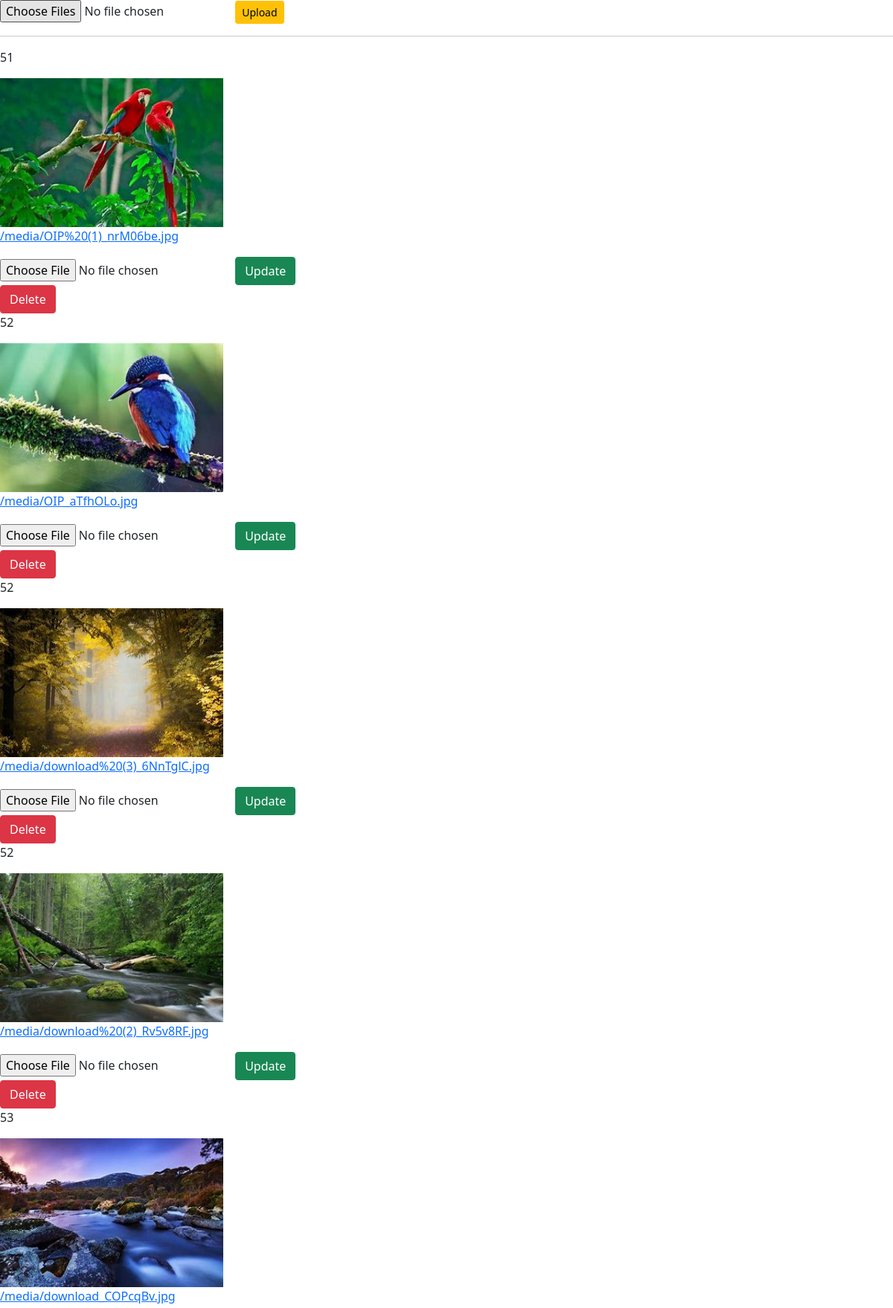
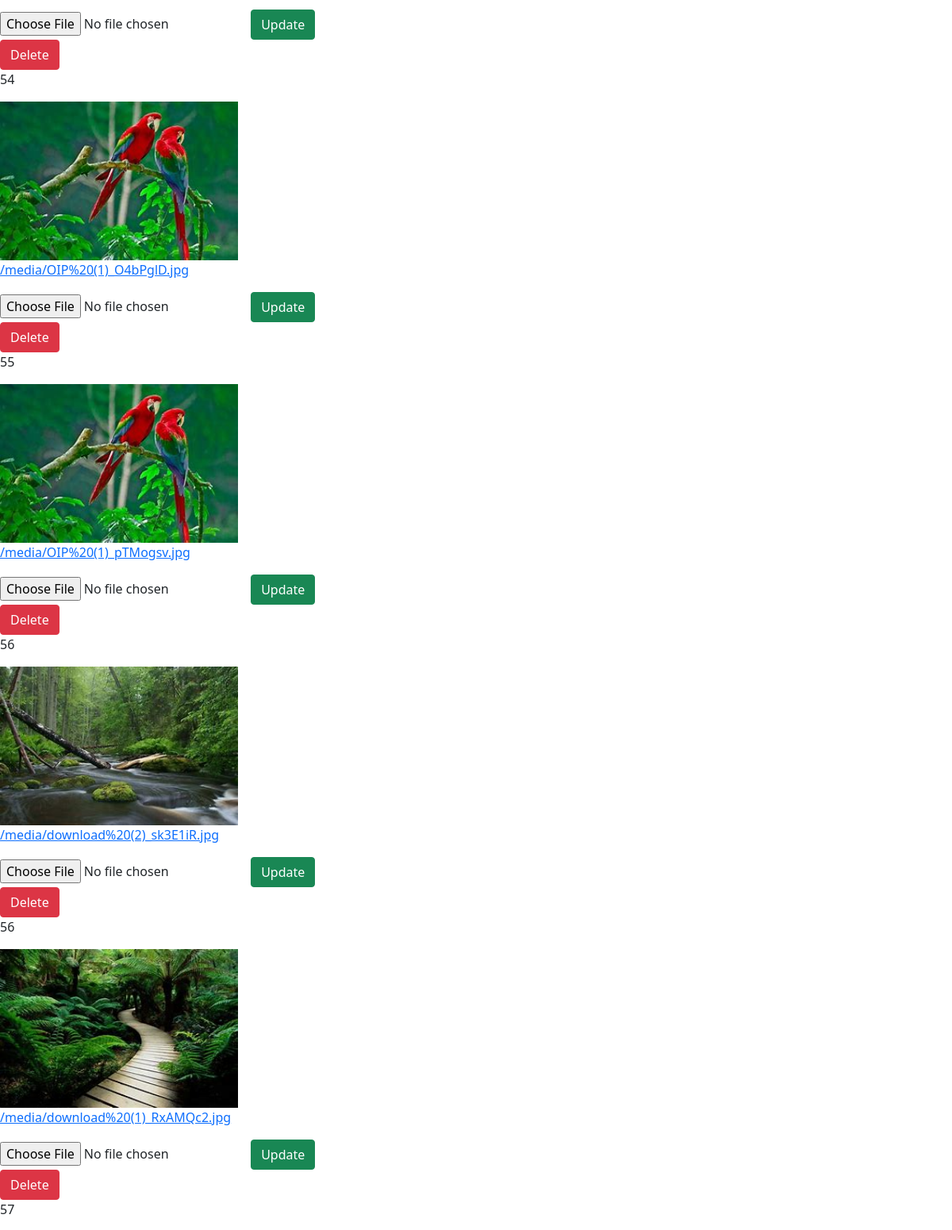
Page /upload/ (upper part) on the committed database (2 pictures, top to bottom).
### bulk/models.py (models this page shows)
class Image(models.Model):
    image = models.TextField()

### bulk/views.py (the view, shortened to what this page needs)
# urls.py: path('upload/', views.my_view,name='bulk_upload'),
def my_view(request):
    images = Image.objects.all()
    all_image = []
    for first_ob in images:
        lst = first_ob.image.split(',')
        print(lst)
        img_id=first_ob.id
        print(img_id)
        img_lst=[]
        img_lst.append(img_id)
        for i in lst:
            print(i)
            img_lst.append(i)
        all_image.append(img_lst)
    return render(request, "index.html", {'final_images':all_image})

### bulk/templates/index.html (shortened to what this page needs)
<!DOCTYPE html>
<html lang="en">
  <head>
    <link
      href="https://cdn.jsdelivr.net/npm/bootstrap@5.0.2/dist/css/bootstrap.min.css"
      rel="stylesheet"
    />
  </head>
  <body>
      <form action="" method="post" enctype="multipart/form-data">
      <input type="file" name="images" multiple />
      <button class="btn btn-warning btn-sm">Upload</button>
    </form>
    <hr />
      {% for img in final_images %}
      {% for im in img %}
      {% if not forloop.first %}
      <div class="image-container">
        <p>{{img.0}}</p>
        <img src="{{im}}" alt="Image" />
        <a href="{{im}}"><p>{{im}}</p> </a>
        <form method="POST" action="{% url 'update_image' img.0 %}" enctype="multipart/form-data">
            <input type="file" name="new_images" value="image">
            <button class='btn btn-success'>Update</button>
        </form>
           <form method="POST" action="{% url 'delete_image' id=img.0 %}">
            <button class='btn btn-danger'>Delete</button>
          </form>
    </div>
    {% endif %}
    {% endfor %}
    {% endfor %}
  </body>
</html>

### bulk/templates/index.html (style rules this page uses)
img { height: 200px; width: 300px; }

### rows in the picture
Image: img "/media/OIP%20(1)_nrM06be.jpg"
Image: image (picture), img "/media/download_COPcqBv.jpg"
Image: img "/media/OIP%20(1)_O4bPglD.jpg"
Image: img "/media/OIP%20(1)_pTMogsv.jpg"

### other values in the picture
{{ img.0 }} "51" "52" "52" "52" "53" "54" "55" "56" "56" "57"
{{ im }} "/media/OIP_aTfhOLo.jpg" "/media/download%20(3)_6NnTglC.jpg" "/media/download%20(2)_Rv5v8RF.jpg" "/media/download%20(2)_sk3E1iR.jpg" "/media/download%20(1)_RxAMQc2.jpg"
